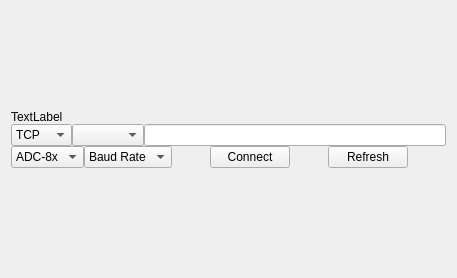
<?xml version="1.0" encoding="UTF-8"?>
<ui version="4.0">
 <class>device_manager</class>
 <widget class="QWidget" name="device_manager">
  <property name="geometry">
   <rect>
    <x>0</x>
    <y>0</y>
    <width>457</width>
    <height>278</height>
   </rect>
  </property>
  <property name="windowTitle">
   <string>Form</string>
  </property>
  <layout class="QVBoxLayout" name="verticalLayout">
   <property name="spacing">
    <number>0</number>
   </property>
   <item>
    <spacer name="verticalSpacer">
     <property name="orientation">
      <enum>Qt::Vertical</enum>
     </property>
     <property name="sizeHint" stdset="0">
      <size>
       <width>20</width>
       <height>40</height>
      </size>
     </property>
    </spacer>
   </item>
   <item>
    <widget class="QLabel" name="label_deviceName">
     <property name="text">
      <string>TextLabel</string>
     </property>
    </widget>
   </item>
   <item>
    <layout class="QHBoxLayout" name="horizontalLayout">
     <item>
      <widget class="QComboBox" name="CB_protocol">
       <item>
        <property name="text">
         <string>TCP</string>
        </property>
       </item>
       <item>
        <property name="text">
         <string>Serial</string>
        </property>
       </item>
       <item>
        <property name="text">
         <string>UDP</string>
        </property>
       </item>
      </widget>
     </item>
     <item>
      <widget class="QComboBox" name="CB_deviceList"/>
     </item>
     <item>
      <widget class="QLineEdit" name="LE_addr"/>
     </item>
    </layout>
   </item>
   <item>
    <layout class="QHBoxLayout" name="horizontalLayout_2">
     <item>
      <widget class="QComboBox" name="CB_boardType">
       <item>
        <property name="text">
         <string>ADC-8x</string>
        </property>
       </item>
       <item>
        <property name="text">
         <string>ADC-8</string>
        </property>
       </item>
      </widget>
     </item>
     <item>
      <widget class="QComboBox" name="CB_Baud">
       <item>
        <property name="text">
         <string>Baud Rate</string>
        </property>
       </item>
       <item>
        <property name="text">
         <string>4800</string>
        </property>
       </item>
       <item>
        <property name="text">
         <string>9600</string>
        </property>
       </item>
       <item>
        <property name="text">
         <string>19200</string>
        </property>
       </item>
       <item>
        <property name="text">
         <string>38400</string>
        </property>
       </item>
       <item>
        <property name="text">
         <string>57600</string>
        </property>
       </item>
       <item>
        <property name="text">
         <string>115200</string>
        </property>
       </item>
       <item>
        <property name="text">
         <string>128000</string>
        </property>
       </item>
       <item>
        <property name="text">
         <string>256000</string>
        </property>
       </item>
      </widget>
     </item>
     <item>
      <spacer name="horizontalSpacer">
       <property name="orientation">
        <enum>Qt::Horizontal</enum>
       </property>
       <property name="sizeHint" stdset="0">
        <size>
         <width>40</width>
         <height>20</height>
        </size>
       </property>
      </spacer>
     </item>
     <item>
      <widget class="QPushButton" name="PB_connect">
       <property name="text">
        <string>Connect</string>
       </property>
      </widget>
     </item>
     <item>
      <spacer name="horizontalSpacer_3">
       <property name="orientation">
        <enum>Qt::Horizontal</enum>
       </property>
       <property name="sizeHint" stdset="0">
        <size>
         <width>40</width>
         <height>20</height>
        </size>
       </property>
      </spacer>
     </item>
     <item>
      <widget class="QPushButton" name="PB_refresh">
       <property name="text">
        <string>Refresh</string>
       </property>
      </widget>
     </item>
     <item>
      <spacer name="horizontalSpacer_2">
       <property name="orientation">
        <enum>Qt::Horizontal</enum>
       </property>
       <property name="sizeHint" stdset="0">
        <size>
         <width>40</width>
         <height>20</height>
        </size>
       </property>
      </spacer>
     </item>
    </layout>
   </item>
   <item>
    <spacer name="verticalSpacer_2">
     <property name="orientation">
      <enum>Qt::Vertical</enum>
     </property>
     <property name="sizeHint" stdset="0">
      <size>
       <width>20</width>
       <height>40</height>
      </size>
     </property>
    </spacer>
   </item>
  </layout>
 </widget>
 <resources/>
 <connections/>
</ui>
